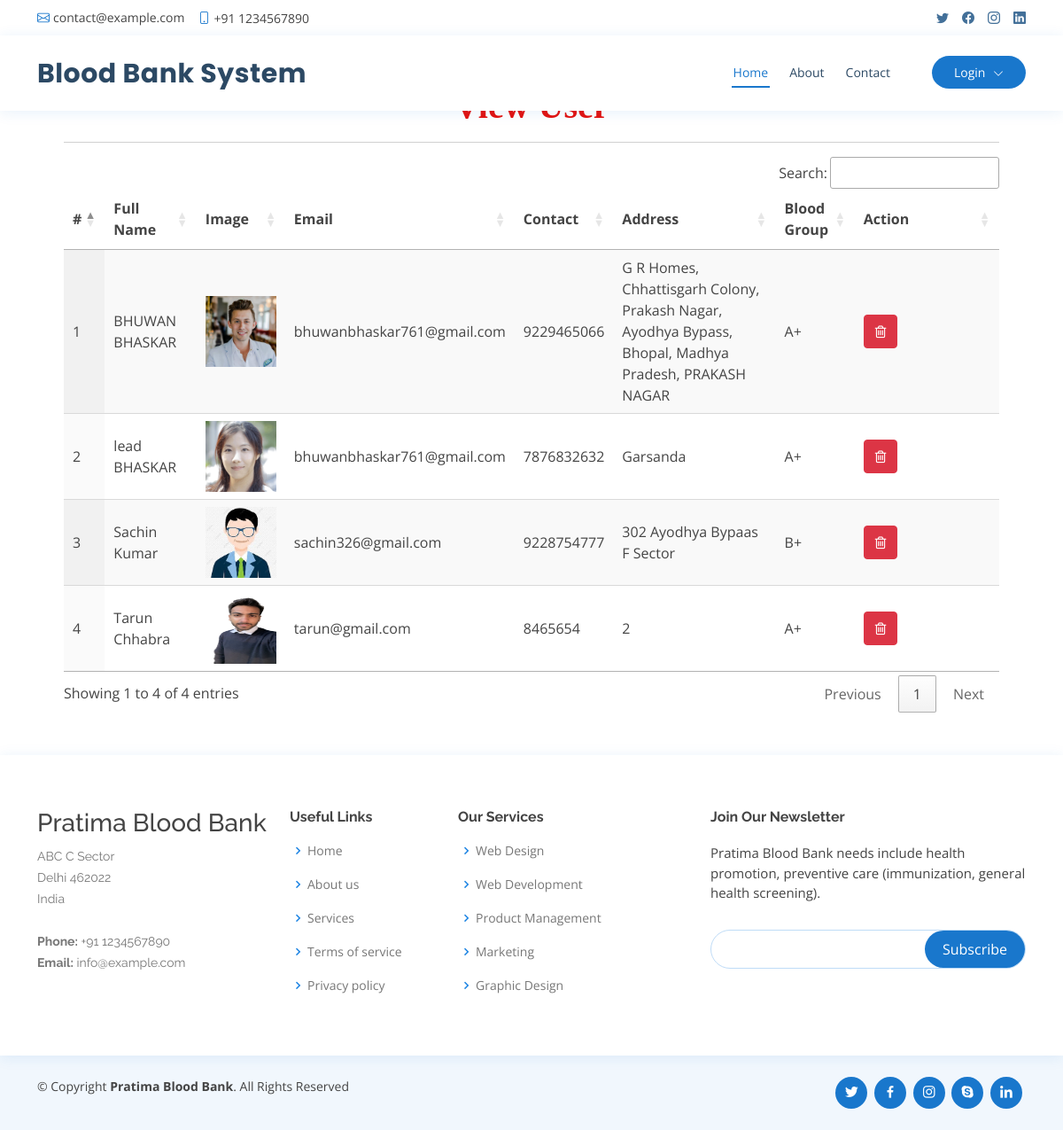
Page /view_user on the committed database.
### blood_app/models.py (models this page shows, shortened)
class UserProfile(models.Model):
    user = models.ForeignKey(User, on_delete=models.CASCADE, null=True)
    contact = models.CharField(max_length=100, null=True)
    address = models.CharField(max_length=100, null=True)
    blood_group = models.ForeignKey(Category, on_delete=models.CASCADE, null=True, blank=True)
    dob = models.DateField(null=True)
    image = models.FileField(null=True)

class Category(models.Model):
    name = models.CharField(max_length=100, null=True, blank=True)

### blood_app/views.py (the view)
# urls.py: path('view_user', view_user, name='view_user'),
def view_user(request):
    data = UserProfile.objects.all()
    d = {'data':data}
    return render(request,'view_user.html',d)

### blood_app/templates/view_user.html
{% extends 'index.html' %}
{% load static %}
{% block body %}
<div class="container-fluid" style="width:90%;margin-top:8%">
                    <div class="container-fluid">
                        <h1 align="center" style="font-weight:bold;font-family : 'Monotype Corsiva' ; color : #E6120E ;margin-top:4%">View User</h1>
                         </div><hr>
                                <table id="example" class="display" style="width:100%">
                                  <thead>
                                    <tr>
                                      <th>#</th>
                                      <th>Full Name</th>
                                      <th>Image</th>
                                      <th>Email</th>
                                      <th>Contact</th>
                                      <th>Address</th>
                                      <th>Blood Group</th>
                                      <th>Action</th>
                                  </tr>
                              </thead>
                              <tbody>
                              {% for i in data %}
                                <tr>
                                  <td>{{forloop.counter}}</td>
                                  <td>{{i.user.first_name}} {{i.user.last_name}}</td>
                                  <td><img src="{{i.image.url}}" style="width:80px;height:80px"></td>
                                  <td>{{i.user.email}}</td>
                                  <td>{{i.contact}}</td>
                                  <td>{{i.address}}</td>
                                  <td>{{i.blood_group.name}}</td>
                                    <td style="width:150px">
                                      <a href="{% url 'delete_user' i.id %}" ><button class="btn btn-danger" onclick="return confirm('Are you sure?')"><i class="fa fa-trash-o"></i></button></a></td>
                              </tr>
                              {% endfor %}
                          </tbody>
                      </table>
                  </div>
{% endblock %}

### blood_app/templates/index.html (shortened to what this page needs)
<!DOCTYPE html>
<html lang="en">
  {% load static %}
<head>
  <link href="{% static 'vendor/fontawesome-free/css/all.min.css' %}" rel="stylesheet">
  <link href="{% static 'vendor/animate.css/animate.min.css' %}" rel="stylesheet">
  <link href="{% static 'vendor/bootstrap/css/bootstrap.min.css' %}" rel="stylesheet">
  <link href="{% static 'vendor/bootstrap-icons/bootstrap-icons.css' %}" rel="stylesheet">
  <link href="{% static 'vendor/boxicons/css/boxicons.min.css' %}" rel="stylesheet">
  <link href="{% static 'vendor/glightbox/css/glightbox.min.css' %}" rel="stylesheet">
  <link href="{% static 'vendor/remixicon/remixicon.css' %}" rel="stylesheet">
  <link href="{% static 'vendor/swiper/swiper-bundle.min.css' %}" rel="stylesheet">
  <link href="{% static 'css/style.css' %}" rel="stylesheet">
  <link rel="stylesheet" href="https://cdnjs.cloudflare.com/ajax/libs/font-awesome/4.7.0/css/font-awesome.min.css">
  <link rel='stylesheet' type='text/css' href="https://cdn.datatables.net/1.10.21/css/jquery.dataTables.min.css">
  <link rel='stylesheet' type='text/css' href="https://cdn.datatables.net/buttons/1.6.2/css/buttons.dataTables.min.css">
</head>
<body>
  <div id="topbar" class="d-flex align-items-center fixed-top">
    <div class="container d-flex justify-content-between">
      <div class="contact-info d-flex align-items-center">
        <i class="bi bi-envelope"></i> <a href="mailto:contact@example.com">contact@example.com</a>
        <i class="bi bi-phone"></i> +91 1234567890
      </div>
      <div class="d-none d-lg-flex social-links align-items-center">
        <a href="#" class="twitter"><i class="bi bi-twitter"></i></a>
        <a href="#" class="facebook"><i class="bi bi-facebook"></i></a>
        <a href="#" class="instagram"><i class="bi bi-instagram"></i></a>
        <a href="#" class="linkedin"><i class="bi bi-linkedin"></i></i></a>
      </div>
    </div>
  </div>
  <header id="header" class="fixed-top">
    <div class="container d-flex align-items-center">
      <h1 class="logo me-auto"><a href="index.html">Blood Bank System</a></h1>
      {% if request.user.is_staff %}
      <nav id="navbar" class="navbar order-last order-lg-0">
        <ul>
          <li><a class="nav-link scrollto active" href="{% url 'admin_home' %}">Home</a></li>
          <li class="dropdown"><a href="#"><span>Category</span> <i class="bi bi-chevron-down"></i></a>
            <ul>
              <li><a href="/add_category">Add Blood Category</a></li>
              <li><a href="/view_category">View Blood Category</a></li>
            </ul>
          </li>
          <li><a class="nav-link scrollto" href="/view_user">Users</a></li>
          <li><a class="nav-link scrollto" href="/all_order">All Order</a></li>
          <li class="dropdown"><a href="#"><span>Blood Donation</span> <i class="bi bi-chevron-down"></i></a>
            <ul>
              <li><a href="/request_blood">Request for Blood</a></li>
              <li><a href="/donator_blood">Donate for Blood</a></li>
            </ul>
          </li>
          <li class="dropdown">
            <a href="#" class="appointment-btn scrollto" style="color: #fff;"><span class="d-none d-md-inline">Welcome,</span> {{request.user.username}} <i class="bi bi-chevron-down"></i></a>
            <ul>
              <li><a href="{% url 'change_password' %}">Password</a></li>
              <li><a href="{% url 'logout' %}">Logout</a></li>
            </ul>
          </li>
        </ul>
        <i class="bi bi-list mobile-nav-toggle"></i>
      </nav>
      {% else %}
      <nav id="navbar" class="navbar order-last order-lg-0">
        <ul>
          <li><a class="nav-link scrollto active" href="/#hero">Home</a></li>
          <li><a class="nav-link scrollto" href="/#about">About</a></li>
          <li><a class="nav-link scrollto" href="#contact">Contact</a></li>
        </ul>
      </nav>
      <nav id="navbar" class="navbar order-last order-lg-0">
        <ul>
        <li class="dropdown">
          <a href="#" class="appointment-btn scrollto" style="color: #fff;"><span class="d-none d-md-inline">Login</span> <i class="bi bi-chevron-down"></i></a>
        </li>
      </ul>
    </nav>
      {% endif %}
  </header>
  <div class="mt-5 mb-5" style="margin-top:14%">
  {% block body %}
  {% endblock %}
  </div>
  <footer id="footer">
    <div class="footer-top">
      <div class="container">
        <div class="row">
          <div class="col-lg-3 col-md-6 footer-contact">
            <h3>Pratima Blood Bank</h3>
            <p>
              ABC C Sector <br>
              Delhi 462022<br>
              India <br><br>
              <strong>Phone:</strong> +91 1234567890<br>
              <strong>Email:</strong> info@example.com<br>
            </p>
          </div>
          <div class="col-lg-2 col-md-6 footer-links">
            <h4>Useful Links</h4>
            <ul>
              <li><i class="bx bx-chevron-right"></i> <a href="#">Home</a></li>
              <li><i class="bx bx-chevron-right"></i> <a href="#">About us</a></li>
              <li><i class="bx bx-chevron-right"></i> <a href="#">Services</a></li>
              <li><i class="bx bx-chevron-right"></i> <a href="#">Terms of service</a></li>
              <li><i class="bx bx-chevron-right"></i> <a href="#">Privacy policy</a></li>
            </ul>
          </div>
          <div class="col-lg-3 col-md-6 footer-links">
            <h4>Our Services</h4>
            <ul>
              <li><i class="bx bx-chevron-right"></i> <a href="#">Web Design</a></li>
              <li><i class="bx bx-chevron-right"></i> <a href="#">Web Development</a></li>
              <li><i class="bx bx-chevron-right"></i> <a href="#">Product Management</a></li>
              <li><i class="bx bx-chevron-right"></i> <a href="#">Marketing</a></li>
              <li><i class="bx bx-chevron-right"></i> <a href="#">Graphic Design</a></li>
            </ul>
          </div>
          <div class="col-lg-4 col-md-6 footer-newsletter">
            <h4>Join Our Newsletter</h4>
            <p>Pratima Blood Bank needs include health promotion, preventive care (immunization, general health screening).</p>
            <form action="" method="post">
              <input type="email" name="email"><input type="submit" value="Subscribe">
            </form>
          </div>
        </div>
      </div>
    </div>
    <div class="container d-md-flex py-4">
      <div class="me-md-auto text-center text-md-start">
        <div class="copyright">
          &copy; Copyright <strong><span>Pratima Blood Bank</span></strong>. All Rights Reserved
        </div>
        <div class="credits">
        </div>
      </div>
      <div class="social-links text-center text-md-right pt-3 pt-md-0">
        <a href="#" class="twitter"><i class="bx bxl-twitter"></i></a>
        <a href="#" class="facebook"><i class="bx bxl-facebook"></i></a>
        <a href="#" class="instagram"><i class="bx bxl-instagram"></i></a>
        <a href="#" class="google-plus"><i class="bx bxl-skype"></i></a>
        <a href="#" class="linkedin"><i class="bx bxl-linkedin"></i></a>
      </div>
    </div>
  </footer>
</body>
</html>

### blood_app/static/css/style.css (style rules this page uses)
body { font-family: "Open Sans", sans-serif; color: #444444; }
a { color: #1977cc; text-decoration: none; }
h1, h2, h3, h4, h5, h6 { font-family: "Raleway", sans-serif; }
#topbar { background: #fff; height: 40px; font-size: 14px; transition: all 0.5s; z-index: 996; }
#topbar .contact-info a { line-height: 1; color: #444444; transition: 0.3s; }
#topbar .contact-info i { color: #1977cc; padding-right: 4px; margin-left: 15px; line-height: 0; }
#topbar .contact-info i:first-child { margin-left: 0; }
#topbar .social-links a { color: #437099; padding-left: 15px; display: inline-block; line-height: 1px; transition: 0.3s; }
#topbar .social-links a:first-child { border-left: 0; }
#header { background: #fff; transition: all 0.5s; z-index: 997; padding: 15px 0; top: 40px; box-shadow: 0px 2px 15px rgba(25, 119, 204, 0.1); }
#header .logo { font-size: 30px; margin: 0; padding: 0; line-height: 1; font-weight: 700; letter-spacing: 0.5px; font-family: "Poppins", sans-serif; }
#header .logo a { color: #2c4964; }
.appointment-btn { margin-left: 25px; background: #1977cc; color: #fff; border-radius: 50px; padding: 8px 25px; white-space: nowrap; transition: 0.3s; font-size: 14px; display: inline-block; }
.navbar { padding: 0; }
.navbar ul { margin: 0; padding: 0; display: flex; list-style: none; align-items: center; }
.navbar li { position: relative; }
.navbar>ul>li { position: relative; white-space: nowrap; padding: 8px 0 8px 20px; }
.navbar a, .navbar a:focus { display: flex; align-items: center; justify-content: space-between; font-size: 14px; color: #2c4964; white-space: nowrap; transition: 0.3s; border-bottom: 2px solid #fff; padding: 5px 2px; }
.navbar a i, .navbar a:focus i { font-size: 12px; line-height: 0; margin-left: 5px; }
.navbar a:hover, .navbar .active, .navbar .active:focus, .navbar li:hover>a { color: #1977cc; border-color: #1977cc; }
#footer { color: #444444; font-size: 14px; background: #f1f7fd; }
#footer .footer-top { padding: 60px 0 30px 0; background: #fff; box-shadow: 0px 2px 15px rgba(25, 119, 204, 0.1); }
#footer .footer-top .footer-contact { margin-bottom: 30px; }
#footer .footer-top .footer-contact p { font-size: 14px; line-height: 24px; margin-bottom: 0; font-family: "Raleway", sans-serif; color: #777777; }
#footer .footer-top h4 { font-size: 16px; font-weight: bold; color: #444444; position: relative; padding-bottom: 12px; }
#footer .footer-top .footer-links { margin-bottom: 30px; }
#footer .footer-top .footer-links ul { list-style: none; padding: 0; margin: 0; }
#footer .footer-top .footer-links ul i { padding-right: 2px; color: #1c84e3; font-size: 18px; line-height: 1; }
#footer .footer-top .footer-links ul li { padding: 10px 0; display: flex; align-items: center; }
#footer .footer-top .footer-links ul li:first-child { padding-top: 0; }
#footer .footer-top .footer-links ul a { color: #777777; transition: 0.3s; display: inline-block; line-height: 1; }
#footer .footer-newsletter { font-size: 15px; }
#footer .footer-newsletter h4 { font-size: 16px; font-weight: bold; color: #444444; position: relative; padding-bottom: 12px; }
#footer .footer-newsletter form { margin-top: 30px; background: #fff; padding: 6px 10px; position: relative; border-radius: 50px; text-align: left; border: 1px solid #bfdcf7; }
#footer .footer-newsletter form input[type=email] { border: 0; padding: 4px 8px; width: calc(100% - 100px); }
#footer .footer-newsletter form input[type=submit] { position: absolute; top: 0; right: 0; bottom: 0; border: 0; background: none; font-size: 16px; padding: 0 20px; background: #1977cc; color: #fff; transition: 0.3s; border-radius: 50px; }
#footer .credits { padding-top: 5px; font-size: 13px; color: #444444; }
#footer .social-links a { font-size: 18px; display: inline-block; background: #1977cc; color: #fff; line-height: 1; padding: 8px 0; margin-right: 4px; border-radius: 50%; text-align: center; width: 36px; height: 36px; transition: 0.3s; }
.dropdown .appointment-btn { margin-left: 25px; background: #1977cc; color: #fff; border-radius: 50px; padding: 8px 25px; white-space: nowrap; transition: 0.3s; font-size: 14px; display: inline-block; }
.appointment-btn { color: #fff; }

### rows in the picture
UserProfile: user.first_name "BHUWAN", user.last_name "BHASKAR", image (picture), user.email "bhuwanbhaskar761@gmail.com", contact "9229465066", address "G R Homes, Chhattisgarh Colony, Prakash Nagar, Ayodhya Bypass, Bhopal, Madhya Pradesh, PRAKASH NAGAR", blood_group.name "A+"
UserProfile: user.first_name "lead", user.last_name "BHASKAR", image (picture), user.email "bhuwanbhaskar761@gmail.com", contact "7876832632", address "Garsanda", blood_group.name "A+"
UserProfile: user.first_name "Sachin", user.last_name "Kumar", image (picture), user.email "sachin326@gmail.com", contact "9228754777", address "302 Ayodhya Bypaas F Sector", blood_group.name "B+"
UserProfile: user.first_name "Tarun", user.last_name "Chhabra", image (picture), user.email "tarun@gmail.com", contact "8465654", address "2", blood_group.name "A+"
